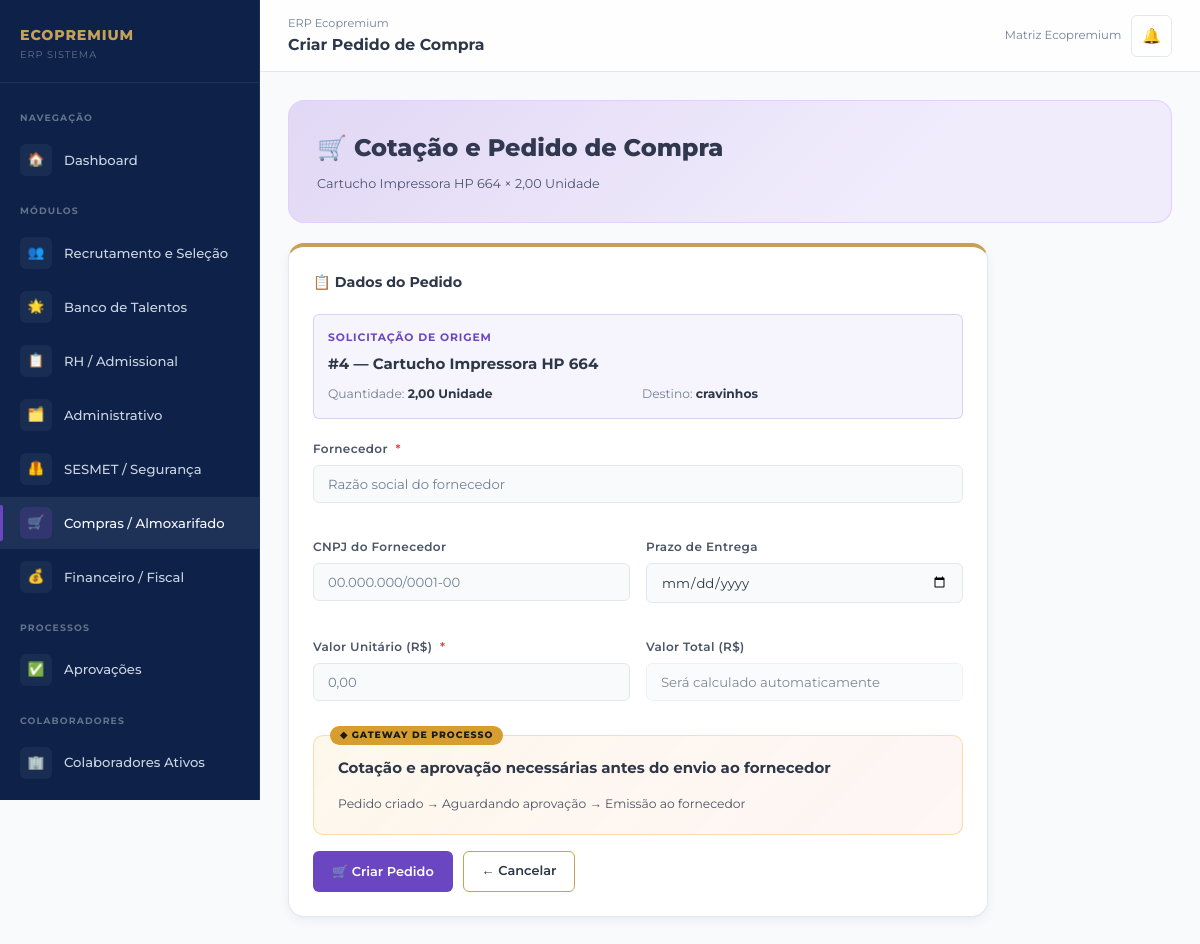
Page /compras/solicitacao/4/pedido/ (signed in) on the committed database.
### core/models.py (models this page shows, shortened)
class PerfilUsuario(models.Model):
    PERFIS = [
        ('admin', 'Administrador'),
        ('gestor', 'Gestor'),
        ('rh', 'RH / Departamento Pessoal'),
        ('financeiro', 'Financeiro / Fiscal'),
        ('sesmet', 'SESMET / Segurança do Trabalho'),
        ('compras', 'Compras / Almoxarifado'),
        ('operacional', 'Operacional'),
    ]
    MARCAS = [
        ('eco_premium', 'Eco Premium'),
        ('trip_premium', 'Trip Premium'),
        ('log_premium', 'Log Premium'),
        ('matriz', 'Matriz Ecopremium'),
    ]
    usuario = models.OneToOneField(User, on_delete=models.CASCADE, related_name='perfil')
    perfil = models.CharField(max_length=20, choices=PERFIS, default='operacional')
    marca = models.CharField(max_length=20, choices=MARCAS, default='eco_premium')
    unidade = models.CharField(max_length=100, default='Matriz')
    telefone = models.CharField(max_length=20, blank=True)
    avatar_iniciais = models.CharField(max_length=3, blank=True)
    criado_em = models.DateTimeField(auto_now_add=True)
    class Meta:
        verbose_name = 'Perfil de Usuário'
        verbose_name_plural = 'Perfis de Usuários'

### compras/models.py (models this page shows, shortened)
class SolicitacaoMaterial(models.Model):
    STATUS = [
        ('pendente', 'Pendente'),
        ('em_analise', 'Em Análise de Estoque'),
        ('atendido_interno', 'Atendido pelo Estoque'),
        ('compra_externa', 'Encaminhado para Compra Externa'),
        ('aguardando_entrega', 'Aguardando Entrega'),
        ('entregue', 'Entregue'),
        ('cancelado', 'Cancelado'),
    ]
    material = models.ForeignKey(Material, on_delete=models.CASCADE, related_name='solicitacoes',
                                  verbose_name='Material')
    quantidade_solicitada = models.DecimalField(max_digits=10, decimal_places=2, verbose_name='Quantidade')
    solicitante = models.CharField(max_length=200, verbose_name='Solicitante')
    solicitante_usuario = models.ForeignKey(User, on_delete=models.SET_NULL, null=True, blank=True,
                                             related_name='solicitacoes_material')
    unidade_destino = models.CharField(max_length=100, verbose_name='Unidade de Destino')
    justificativa = models.TextField(verbose_name='Justificativa')
    status = models.CharField(max_length=20, choices=STATUS, default='pendente')
    atendida_por = models.ForeignKey(User, on_delete=models.SET_NULL, null=True, blank=True,
                                      related_name='solicitacoes_atendidas')
    obs = models.TextField(blank=True)
    criado_em = models.DateTimeField(auto_now_add=True)
    atualizado_em = models.DateTimeField(auto_now=True)
    class Meta:
        verbose_name = 'Solicitação de Material'
        verbose_name_plural = 'Solicitações de Material'
        ordering = ['-criado_em']

class Material(models.Model):
    CATEGORIAS = [
        ('consumo', 'Material de Consumo'),
        ('limpeza', 'Material de Limpeza'),
        ('escritorio', 'Material de Escritório'),
        ('ferramentas', 'Ferramentas'),
        ('epi', 'EPI / Segurança'),
        ('informatica', 'Informática'),
        ('manutencao', 'Manutenção'),
        ('outros', 'Outros'),
    ]
    UNIDADES = [
        ('un', 'Unidade'),
        ('cx', 'Caixa'),
        ('pc', 'Pacote'),
        ('kg', 'Quilograma'),
        ('lt', 'Litro'),
        ('mt', 'Metro'),
        ('pr', 'Par'),
        ('rl', 'Rolo'),
    ]
    codigo = models.CharField(max_length=20, unique=True, verbose_name='Código')
    nome = models.CharField(max_length=200, verbose_name='Nome do Material')
    descricao = models.TextField(blank=True, verbose_name='Descrição')
    categoria = models.CharField(max_length=20, choices=CATEGORIAS, default='consumo')
    unidade_medida = models.CharField(max_length=5, choices=UNIDADES, default='un')
    quantidade_estoque = models.DecimalField(max_digits=10, decimal_places=2, default=0,
                                              verbose_name='Qtd. em Estoque')
    estoque_minimo = models.DecimalField(max_digits=10, decimal_places=2, default=5,
                                          verbose_name='Estoque Mínimo')
    preco_unitario = models.DecimalField(max_digits=10, decimal_places=2, null=True, blank=True,
                                          verbose_name='Preço Unitário')
    fornecedor_preferencial = models.CharField(max_length=200, blank=True, verbose_name='Fornecedor Preferencial')
    localizacao = models.CharField(max_length=100, blank=True, verbose_name='Localização no Almoxarifado')
    criado_em = models.DateTimeField(auto_now_add=True)
    atualizado_em = models.DateTimeField(auto_now=True)
    class Meta:
        verbose_name = 'Material'
        verbose_name_plural = 'Materiais'
        ordering = ['nome']

### compras/views.py (the view, shortened to what this page needs)
# urls.py: path('solicitacao/<int:solicitacao_pk>/pedido/', views.criar_pedido_compra, name='criar_pedido'),
@login_required
def criar_pedido_compra(request, solicitacao_pk):
    sol = get_object_or_404(SolicitacaoMaterial, pk=solicitacao_pk)
    return render(request, 'compras/criar_pedido.html', {'solicitacao': sol})

### templates/compras/criar_pedido.html (shortened to what this page needs)
{% extends 'base.html' %}
{% block nav_compras %}active{% endblock %}
{% block topbar_title %}Criar Pedido de Compra{% endblock %}
{% block content %}
<div class="module-banner mod-banner-5" style="margin-bottom:20px;">
  <div class="mod-title">🛒 Cotação e Pedido de Compra</div>
  <div class="mod-desc">{{ solicitacao.material.nome }} × {{ solicitacao.quantidade_solicitada }} {{ solicitacao.material.get_unidade_medida_display }}</div>
</div>
<div style="max-width:700px;">
  <div class="card">
    <div class="card-header">
      <div class="card-title">📋 Dados do Pedido</div>
    </div>
    <div style="padding:14px;background:rgba(107,70,193,0.06);border:1px solid rgba(107,70,193,0.2);border-radius:var(--radius-sm);margin-bottom:20px;">
      <div style="font-size:0.72rem;color:var(--mod5-purple);text-transform:uppercase;letter-spacing:.08em;font-weight:700;">Solicitação de Origem</div>
      <div style="font-weight:700;margin-top:6px;">#{{ solicitacao.pk }} — {{ solicitacao.material.nome }}</div>
      <div style="display:grid;grid-template-columns:1fr 1fr;gap:8px;margin-top:8px;font-size:0.82rem;">
        <div><span style="color:var(--text-muted);">Quantidade:</span> <strong>{{ solicitacao.quantidade_solicitada }} {{ solicitacao.material.get_unidade_medida_display }}</strong></div>
        <div><span style="color:var(--text-muted);">Destino:</span> <strong>{{ solicitacao.unidade_destino }}</strong></div>
      </div>
    </div>
    <form method="post">
      <div class="form-grid">
        <div class="form-group form-full">
          <label class="form-label">Fornecedor <span class="required">*</span></label>
          <input type="text" name="fornecedor" class="form-control" required
                 placeholder="Razão social do fornecedor"
                 value="{{ solicitacao.material.fornecedor_preferencial }}">
        </div>
        <div class="form-group">
          <label class="form-label">CNPJ do Fornecedor</label>
          <input type="text" name="cnpj_fornecedor" class="form-control" placeholder="00.000.000/0001-00">
        </div>
        <div class="form-group">
          <label class="form-label">Prazo de Entrega</label>
          <input type="date" name="prazo_entrega" class="form-control">
        </div>
        <div class="form-group">
          <label class="form-label">Valor Unitário (R$) <span class="required">*</span></label>
          <input type="number" name="valor_unitario" class="form-control" required
                 min="0.01" step="0.01" id="valorUnit" placeholder="0,00">
        </div>
        <div class="form-group">
          <label class="form-label">Valor Total (R$)</label>
          <input type="text" class="form-control" id="valorTotal" disabled
                 value="Será calculado automaticamente" style="opacity:0.6;">
        </div>
      </div>
      <div class="gateway-box">
        <div class="gateway-question">Cotação e aprovação necessárias antes do envio ao fornecedor</div>
        <p style="font-size:0.82rem;color:var(--text-secondary);">Pedido criado → Aguardando aprovação → Emissão ao fornecedor</p>
      </div>
      <div class="gateway-actions" style="margin-top:16px;">
        <button type="submit" class="btn btn-mod5">🛒 Criar Pedido</button>
        <a href="{% url 'detalhe_solicitacao' solicitacao.pk %}" class="btn btn-outline">← Cancelar</a>
      </div>
    </form>
  </div>
</div>
{% endblock %}

### templates/base.html (shortened to what this page needs)
{% load static %}
<!DOCTYPE html>
<html lang="pt-BR">
<head>
  <link rel="stylesheet" href="{% static 'css/main.css' %}?v=2">
</head>
<body>
<div class="erp-layout">
  <aside class="sidebar" id="sidebar">
    <div class="sidebar-logo">
      <div class="sidebar-logo-text">
        <div class="brand-name">ECOPREMIUM</div>
        <div class="brand-sub">ERP Sistema</div>
      </div>
    </div>
    <nav class="sidebar-nav">
      <div class="nav-section-label">Navegação</div>
      <a href="{% url 'dashboard' %}" class="nav-item {% block nav_dashboard %}{% endblock %}">
        <span class="nav-icon">🏠</span>
        Dashboard
      </a>
      <div class="nav-section-label">Módulos</div>
      <a href="{% url 'lista_vagas' %}" class="nav-item mod1 {% block nav_recrutamento %}{% endblock %}">
        <span class="nav-icon">👥</span>
        Recrutamento e Seleção
      </a>
      <a href="{% url 'banco_talentos' %}" class="nav-item mod1 {% block nav_talentos %}{% endblock %}">
        <span class="nav-icon">🌟</span>
        Banco de Talentos
      </a>
      <a href="{% url 'lista_admissoes' %}" class="nav-item mod2 {% block nav_admissional %}{% endblock %}">
        <span class="nav-icon">📋</span>
        RH / Admissional
      </a>
      <a href="{% url 'lista_demandas' %}" class="nav-item mod3 {% block nav_administrativo %}{% endblock %}">
        <span class="nav-icon">🗂️</span>
        Administrativo
      </a>
      <a href="{% url 'dashboard_sesmet' %}" class="nav-item mod4 {% block nav_sesmet %}{% endblock %}">
        <span class="nav-icon">🦺</span>
        SESMET / Segurança
      </a>
      <a href="{% url 'painel_compras' %}" class="nav-item mod5 {% block nav_compras %}{% endblock %}">
        <span class="nav-icon">🛒</span>
        Compras / Almoxarifado
      </a>
      <a href="{% url 'painel_financeiro' %}" class="nav-item mod6 {% block nav_financeiro %}{% endblock %}">
        <span class="nav-icon">💰</span>
        Financeiro / Fiscal
      </a>
      <div class="nav-section-label">Processos</div>
      <a href="{% url 'aprovacoes_pendentes' %}" class="nav-item {% block nav_aprovacoes %}{% endblock %}" id="navAprovacoes">
        <span class="nav-icon">✅</span>
        Aprovações
      </a>
      <div class="nav-section-label">Colaboradores</div>
      <a href="{% url 'lista_colaboradores' %}" class="nav-item {% block nav_colaboradores %}{% endblock %}">
        <span class="nav-icon">🏢</span>
        Colaboradores Ativos
      </a>
    </nav>
  </aside>
  <div class="main-content">
    <div class="topbar">
      <div class="topbar-title">
        <span class="breadcrumb">ERP Ecopremium</span>
        {% block topbar_title %}Dashboard{% endblock %}
      </div>
      <div class="topbar-actions">
        <span style="font-size:0.78rem;color:var(--text-muted);">
          {% if user.perfil %}{{ user.perfil.get_marca_display }}{% endif %}
        </span>
        <a href="#" class="notif-btn" id="notifBtn" title="Notificações">
          🔔
        </a>
      </div>
    </div>
    <div class="content-area">
      {% block content %}{% endblock %}
    </div>
  </div>
</div>
</body>
</html>

### rows in the picture
SolicitacaoMaterial: material.nome "Cartucho Impressora HP 664", quantidade_solicitada "2,00", material.unidade_medida "Unidade", pk "4", unidade_destino "cravinhos"

### other values in the picture
{{ user.perfil.get_marca_display }} "Matriz Ecopremium"
